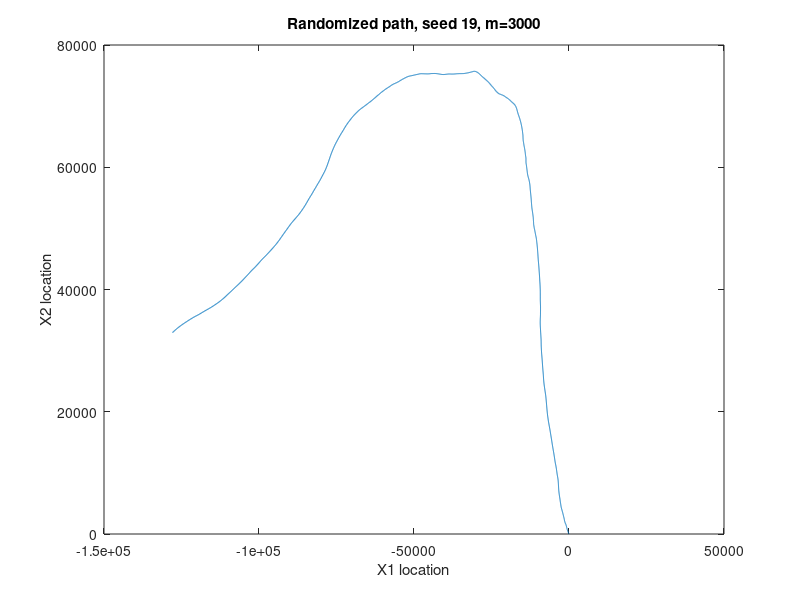

Reproduce this figure in MATLAB. (Note: this script raises an error after producing the figure.)
clear all; close all; clc
%Part 1
%rng(19)
sigma=0.5; deltaT=0.5; alpha = 0.6;
P=1/20*[[16,1,1,1,1];[1,16,1,1,1];[1,1,16,1,1];[1,1,1,16,1];[1,1,1,1,16]];
zn=[[0,0];[3.5,0];[0,3.5];[0,-3.5];[-3.5,0]];
theta=[[1,deltaT,deltaT^2/2];[0,1,deltaT];[0,0,alpha]];
phiz=[[deltaT^2/2];[deltaT];[0]];
phiw=[[deltaT^2/2];[deltaT];[1]];
N=6;
zero=zeros(N,1);

N=6;
sigmamatrix=diag([500,5,5,200,5,5]);
%sigmamatrix=500*diag(ones(N,1),0) + 5*diag(ones(N-1,1),1) + 5*diag(ones(N-1,1),-1)+ 5*diag(ones(N-2,1),-2)+ 5*diag(ones(N-2,1),2)+ 200*diag(ones(N-3,1),3)+ 200*diag(ones(N-3,1),-3)+ 5*diag(ones(N-4,1),-4)+ 5*diag(ones(N-4,1),4)+ 5*diag(ones(N-5,1),5)+ 5*diag(ones(N-5,1),-5);

theta=[[theta,zeros(3,3)];[zeros(3,3),theta]];
phiz=[[phiz,zeros(3,1)];[zeros(3,1),phiz]];
phiw=[[phiw,zeros(3,1)];[zeros(3,1),phiw]];

X0=mvnrnd(zero,sigmamatrix);
Command=randi([1 5],1,1);
Z0=zn(Command,:);


m=3000; % Timesteps
States=zeros(m,2);
Xi=transpose(X0);
Zi=transpose(Z0);
Wi=transpose(mvnrnd([0,0],sigma^2*eye(2)));
for i=1:m
    
    Xi=theta*(Xi)+phiz*(Zi)+phiw*(Wi); %Calculate each new state
    
    %Need to update Zi,
    Update=(rand(1));
    summ=0;
    for j=1:5
        
        summ=P(Command,j)+summ;
        if Update<summ
            Command=j;
            break
        end
        
    end
    Zi=transpose(zn(Command,:));
    States(i,1)=Xi(1);
    States(i,2)=Xi(4);
    Wi=transpose(mvnrnd([0,0],sigma^2*eye(2)));
    
    
end
plot(States(:,1),States(:,2))
title('Randomized path, seed 19, m=3000')
xlabel('X1 location') 
ylabel('X2 location')

%% Making of a nxN state matrix for use in part 3 
v=90; zeta=1.5; gamma=3; 

load("stations.mat");

load("RSSI-measurements.mat");

N=10000;
n=length(Y);
Command=randi([1 5],1,N);
Commands=zeros(N,n);
Commands(:,1)=Command;
for j=1:N
    
    for i =1:n
        Update=(rand(1));
        summ=0;
        for k=1:5

            summ=P(round(Commands(j,i)),k)+summ;
            if Update<=summ
                Command=k;
                break
            end

        end
        Commands(j,i+1)=Command;
         
    end
    
end

%% Part 3



tau=zeros(6,n);
Xi=transpose(mvnrnd(zero,sigmamatrix,N)); %Initilization

%p = @(x1,x2,y) prod(normpdf(Y,(6*v*ones(1,N)-10*gamma*log10(vecnorm(([x1;x2]-pos_vec(:,1).*ones(2,N)))+vecnorm(([x1;x2]-pos_vec(:,2).*ones(2,N)))+vecnorm(([x1;x2]-pos_vec(:,3).*ones(2,N)))+vecnorm(([x1;x2]-pos_vec(:,4).*ones(2,N)))+vecnorm(([x1;x2]-pos_vec(:,5).*ones(2,N)))+vecnorm(([x1;x2]-pos_vec(:,6).*ones(2,N))))),zeta),2);%1/(2*pi*zeta^2)^3*exp(-1/2*(sum(y)*ones(1,N)-(6*v*ones(1,N)-10*gamma*log10(vecnorm(([x1;x2]-pos_vec(:,1).*ones(2,N)))+vecnorm(([x1;x2]-pos_vec(:,2).*ones(2,N)))+vecnorm(([x1;x2]-pos_vec(:,3).*ones(2,N)))+vecnorm(([x1;x2]-pos_vec(:,4).*ones(2,N)))+vecnorm(([x1;x2]-pos_vec(:,5).*ones(2,N)))+vecnorm(([x1;x2]-pos_vec(:,6).*ones(2,N)))))));
w = (p(Xi(1,:),Xi(4,:),Y(:,1)));
tau(1,1) = sum(Xi(1,:).*w)/sum(w);
tau(2,1) = sum(Xi(4,:).*w)/sum(w);

Wi=transpose(mvnrnd([0,0],sigma^2*eye(2),N));


Zi=transpose(zn(Commands(:,1),:));
for k = 1:20-1 % main loop
    Xi=theta*(Xi)+phiz*(Zi)+phiw*(Wi); %Calculate each new state
    w =w.*(p(Xi(1,:),Xi(4,:),Y(:,k+1))); % weighting REMOVE/INCLUDE LOG
    
    %w=w/sum(w);
    Zi=transpose(zn(Commands(:,k+1),:));
    Wi=transpose(mvnrnd([0,0],sigma^2*eye(2),N));
    tau(1,k+1) =  sum(Xi(1,:).*w)/sum(w);
    tau(2,k+1) =  sum(Xi(4,:).*w)/sum(w);
end

plot(tau(1,:),tau(2,:))
title("SIS, N=10000")
hold on
plot(pos_vec(1,1),pos_vec(2,1),'d')
hold on
plot(pos_vec(1,2),pos_vec(2,2),'d')
hold on
plot(pos_vec(1,3),pos_vec(2,3),'d')
hold on
plot(pos_vec(1,4),pos_vec(2,4),'d')
hold on
plot(pos_vec(1,5),pos_vec(2,5),'d')
hold on
plot(pos_vec(1,6),pos_vec(2,6),'d')
figure
hist(w)
ESSM=1/(sum((w/sum(w)).^2))

%% Part 3 Instructed weight adjustment



tau=zeros(6,n);
Xi=transpose(mvnrnd(zero,sigmamatrix,N)); %Initilization

%p = @(x1,x2,y) prod(normpdf(Y,(6*v*ones(1,N)-10*gamma*log10(vecnorm(([x1;x2]-pos_vec(:,1).*ones(2,N)))+vecnorm(([x1;x2]-pos_vec(:,2).*ones(2,N)))+vecnorm(([x1;x2]-pos_vec(:,3).*ones(2,N)))+vecnorm(([x1;x2]-pos_vec(:,4).*ones(2,N)))+vecnorm(([x1;x2]-pos_vec(:,5).*ones(2,N)))+vecnorm(([x1;x2]-pos_vec(:,6).*ones(2,N))))),zeta),2);%1/(2*pi*zeta^2)^3*exp(-1/2*(sum(y)*ones(1,N)-(6*v*ones(1,N)-10*gamma*log10(vecnorm(([x1;x2]-pos_vec(:,1).*ones(2,N)))+vecnorm(([x1;x2]-pos_vec(:,2).*ones(2,N)))+vecnorm(([x1;x2]-pos_vec(:,3).*ones(2,N)))+vecnorm(([x1;x2]-pos_vec(:,4).*ones(2,N)))+vecnorm(([x1;x2]-pos_vec(:,5).*ones(2,N)))+vecnorm(([x1;x2]-pos_vec(:,6).*ones(2,N)))))));
w = log(p(Xi(1,:),Xi(4,:),Y(:,1)));
L=max(w);
w=exp(w-L);
w=w/sum(w);
tau(1,1) = sum(Xi(1,:).*w)/sum(w);
tau(2,1) = sum(Xi(4,:).*w)/sum(w);

Wi=transpose(mvnrnd([0,0],sigma^2*eye(2),N));


Zi=transpose(zn(Commands(:,1),:));
for k = 1:200-1 % main loop
    Xi=theta*(Xi)+phiz*(Zi)+phiw*(Wi); %Calculate each new state
    w =log(w.*p(Xi(1,:),Xi(4,:),Y(:,k+1))); % weighting REMOVE/INCLUDE LOG
    L=max(w);
    w=exp(w-L);
    w=w/sum(w);
    Zi=transpose(zn(Commands(:,k+1),:));
    Wi=transpose(mvnrnd([0,0],sigma^2*eye(2),N));
    tau(1,k+1) =  sum(Xi(1,:).*w)/sum(w);
    tau(2,k+1) =  sum(Xi(4,:).*w)/sum(w);
    ESSM=1/(sum((w/sum(w)).^2))
end

plot(tau(1,:),tau(2,:))
title("SIS, N=10000")
hold on
plot(pos_vec(1,1),pos_vec(2,1),'d')
hold on
plot(pos_vec(1,2),pos_vec(2,2),'d')
hold on
plot(pos_vec(1,3),pos_vec(2,3),'d')
hold on
plot(pos_vec(1,4),pos_vec(2,4),'d')
hold on
plot(pos_vec(1,5),pos_vec(2,5),'d')
hold on
plot(pos_vec(1,6),pos_vec(2,6),'d')
figure
title("Histogram n=70")
hist(w)
ESSM=1/(sum((w/sum(w)).^2))
%% Part 4


tau=zeros(2,n);

Xi=transpose(mvnrnd(zero,sigmamatrix,N)); %Initilization

%p = @(x1,x2,y) prod(normpdf(Y,(6*v*ones(1,N)-10*gamma*log10(vecnorm(([x1;x2]-pos_vec(:,1).*ones(2,N)))+vecnorm(([x1;x2]-pos_vec(:,2).*ones(2,N)))+vecnorm(([x1;x2]-pos_vec(:,3).*ones(2,N)))+vecnorm(([x1;x2]-pos_vec(:,4).*ones(2,N)))+vecnorm(([x1;x2]-pos_vec(:,5).*ones(2,N)))+vecnorm(([x1;x2]-pos_vec(:,6).*ones(2,N))))),zeta),2);%1/(2*pi*zeta^2)^3*exp(-1/2*(sum(y)*ones(1,N)-(6*v*ones(1,N)-10*gamma*log10(vecnorm(([x1;x2]-pos_vec(:,1).*ones(2,N)))+vecnorm(([x1;x2]-pos_vec(:,2).*ones(2,N)))+vecnorm(([x1;x2]-pos_vec(:,3).*ones(2,N)))+vecnorm(([x1;x2]-pos_vec(:,4).*ones(2,N)))+vecnorm(([x1;x2]-pos_vec(:,5).*ones(2,N)))+vecnorm(([x1;x2]-pos_vec(:,6).*ones(2,N)))))));
w = p(Xi(1,:),Xi(4,:),Y(:,1));
tau(1,1) = sum(Xi(1,:).*w)/sum(w);
tau(2,1) = sum(Xi(4,:).*w)/sum(w);

Wi=transpose(mvnrnd([0,0],sigma^2*eye(2),N));


Zi=transpose(zn(Commands(:,1),:));
for k = 1:n-1 % main loop
    ind=randsample(N,N,true,w);
    Xi=Xi(:,ind);
    Xi=theta*(Xi)+phiz*(Zi)+phiw*(Wi); %Calculate each new state
    w =(p(Xi(1,:),Xi(4,:),Y(:,k+1))); % weighting REMOVE/INCLUDE LOG
    
    Zi=transpose(zn(Commands(:,k+1),:));
    Wi=transpose(mvnrnd([0,0],sigma^2*eye(2),N));
    tau(1,k+1) =  sum(Xi(1,:).*w)/sum(w);
    tau(2,k+1) =  sum(Xi(4,:).*w)/sum(w);
end

plot(tau(1,:),tau(2,:))
title("SISR N=10000")
hold on
plot(pos_vec(1,1),pos_vec(2,1),'d')
hold on
plot(pos_vec(1,2),pos_vec(2,2),'d')
hold on
plot(pos_vec(1,3),pos_vec(2,3),'d')
hold on
plot(pos_vec(1,4),pos_vec(2,4),'d')
hold on
plot(pos_vec(1,5),pos_vec(2,5),'d')
hold on
plot(pos_vec(1,6),pos_vec(2,6),'d')
